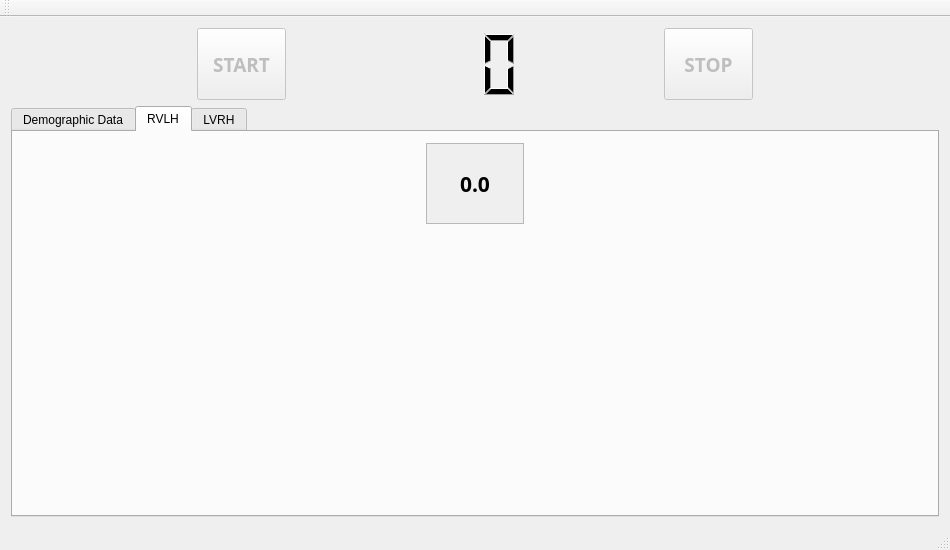
<?xml version="1.0" encoding="UTF-8"?>
<ui version="4.0">
 <class>MainWindow</class>
 <widget class="QMainWindow" name="MainWindow">
  <property name="geometry">
   <rect>
    <x>0</x>
    <y>0</y>
    <width>950</width>
    <height>550</height>
   </rect>
  </property>
  <property name="windowTitle">
   <string>MainWindow</string>
  </property>
  <widget class="QWidget" name="centralWidget">
   <layout class="QGridLayout" name="gridLayout_5">
    <item row="0" column="0">
     <layout class="QGridLayout" name="gridLayout_4">
      <item row="0" column="1">
       <widget class="QPushButton" name="start">
        <property name="enabled">
         <bool>false</bool>
        </property>
        <property name="sizePolicy">
         <sizepolicy hsizetype="Minimum" vsizetype="Expanding">
          <horstretch>1</horstretch>
          <verstretch>1</verstretch>
         </sizepolicy>
        </property>
        <property name="font">
         <font>
          <family>Copperplate Gothic Light</family>
          <pointsize>14</pointsize>
          <weight>75</weight>
          <bold>true</bold>
         </font>
        </property>
        <property name="cursor">
         <cursorShape>PointingHandCursor</cursorShape>
        </property>
        <property name="autoFillBackground">
         <bool>true</bool>
        </property>
        <property name="text">
         <string>START</string>
        </property>
       </widget>
      </item>
      <item row="0" column="2">
       <widget class="QLCDNumber" name="timer">
        <property name="sizePolicy">
         <sizepolicy hsizetype="Minimum" vsizetype="Expanding">
          <horstretch>3</horstretch>
          <verstretch>1</verstretch>
         </sizepolicy>
        </property>
        <property name="autoFillBackground">
         <bool>true</bool>
        </property>
        <property name="frameShape">
         <enum>QFrame::NoFrame</enum>
        </property>
       </widget>
      </item>
      <item row="0" column="0">
       <widget class="QWidget" name="widget_10" native="true">
        <property name="sizePolicy">
         <sizepolicy hsizetype="Preferred" vsizetype="Expanding">
          <horstretch>2</horstretch>
          <verstretch>1</verstretch>
         </sizepolicy>
        </property>
        <property name="autoFillBackground">
         <bool>true</bool>
        </property>
        <layout class="QVBoxLayout" name="verticalLayout">
         <item>
          <widget class="QLabel" name="gender_age">
           <property name="sizePolicy">
            <sizepolicy hsizetype="Expanding" vsizetype="Expanding">
             <horstretch>1</horstretch>
             <verstretch>1</verstretch>
            </sizepolicy>
           </property>
           <property name="font">
            <font>
             <family>Copperplate Gothic Bold</family>
             <pointsize>12</pointsize>
            </font>
           </property>
           <property name="autoFillBackground">
            <bool>true</bool>
           </property>
           <property name="text">
            <string/>
           </property>
           <property name="wordWrap">
            <bool>true</bool>
           </property>
          </widget>
         </item>
         <item>
          <widget class="QLabel" name="dominance">
           <property name="sizePolicy">
            <sizepolicy hsizetype="Expanding" vsizetype="Expanding">
             <horstretch>1</horstretch>
             <verstretch>1</verstretch>
            </sizepolicy>
           </property>
           <property name="font">
            <font>
             <family>Copperplate Gothic Bold</family>
             <pointsize>12</pointsize>
            </font>
           </property>
           <property name="text">
            <string/>
           </property>
           <property name="wordWrap">
            <bool>true</bool>
           </property>
          </widget>
         </item>
        </layout>
       </widget>
      </item>
      <item row="0" column="4">
       <widget class="QPushButton" name="stop">
        <property name="enabled">
         <bool>false</bool>
        </property>
        <property name="sizePolicy">
         <sizepolicy hsizetype="Expanding" vsizetype="Expanding">
          <horstretch>1</horstretch>
          <verstretch>1</verstretch>
         </sizepolicy>
        </property>
        <property name="font">
         <font>
          <family>Copperplate Gothic Light</family>
          <pointsize>14</pointsize>
          <weight>75</weight>
          <bold>true</bold>
         </font>
        </property>
        <property name="cursor">
         <cursorShape>PointingHandCursor</cursorShape>
        </property>
        <property name="autoFillBackground">
         <bool>true</bool>
        </property>
        <property name="text">
         <string>STOP</string>
        </property>
       </widget>
      </item>
      <item row="0" column="5">
       <widget class="QWidget" name="widget_11" native="true">
        <property name="sizePolicy">
         <sizepolicy hsizetype="Preferred" vsizetype="Preferred">
          <horstretch>2</horstretch>
          <verstretch>1</verstretch>
         </sizepolicy>
        </property>
        <property name="autoFillBackground">
         <bool>true</bool>
        </property>
        <layout class="QVBoxLayout" name="verticalLayout_3">
         <item>
          <widget class="QLabel" name="majorDisplay">
           <property name="font">
            <font>
             <family>Copperplate Gothic Bold</family>
             <pointsize>12</pointsize>
            </font>
           </property>
           <property name="text">
            <string/>
           </property>
           <property name="alignment">
            <set>Qt::AlignRight|Qt::AlignTrailing|Qt::AlignVCenter</set>
           </property>
           <property name="wordWrap">
            <bool>true</bool>
           </property>
          </widget>
         </item>
        </layout>
       </widget>
      </item>
      <item row="0" column="3">
       <widget class="QWidget" name="widget_12" native="true">
        <property name="sizePolicy">
         <sizepolicy hsizetype="Expanding" vsizetype="Expanding">
          <horstretch>1</horstretch>
          <verstretch>0</verstretch>
         </sizepolicy>
        </property>
       </widget>
      </item>
      <item row="1" column="0" colspan="6">
       <widget class="QTabWidget" name="main_tab">
        <property name="sizePolicy">
         <sizepolicy hsizetype="Expanding" vsizetype="Expanding">
          <horstretch>0</horstretch>
          <verstretch>7</verstretch>
         </sizepolicy>
        </property>
        <property name="autoFillBackground">
         <bool>true</bool>
        </property>
        <property name="currentIndex">
         <number>1</number>
        </property>
        <widget class="QWidget" name="demoData" native="true">
         <attribute name="title">
          <string>Demographic Data</string>
         </attribute>
         <layout class="QVBoxLayout" name="verticalLayout_2">
          <item>
           <layout class="QFormLayout" name="formLayout">
            <property name="fieldGrowthPolicy">
             <enum>QFormLayout::ExpandingFieldsGrow</enum>
            </property>
            <item row="0" column="0">
             <widget class="QLabel" name="label">
              <property name="sizePolicy">
               <sizepolicy hsizetype="Expanding" vsizetype="Expanding">
                <horstretch>3</horstretch>
                <verstretch>1</verstretch>
               </sizepolicy>
              </property>
              <property name="font">
               <font>
                <family>Copperplate Gothic Light</family>
                <pointsize>16</pointsize>
                <weight>50</weight>
                <italic>true</italic>
                <bold>false</bold>
               </font>
              </property>
              <property name="autoFillBackground">
               <bool>false</bool>
              </property>
              <property name="text">
               <string>Major</string>
              </property>
             </widget>
            </item>
            <item row="0" column="1">
             <widget class="QLineEdit" name="major">
              <property name="sizePolicy">
               <sizepolicy hsizetype="Expanding" vsizetype="Fixed">
                <horstretch>2</horstretch>
                <verstretch>1</verstretch>
               </sizepolicy>
              </property>
              <property name="font">
               <font>
                <family>Copperplate Gothic Light</family>
                <pointsize>14</pointsize>
                <italic>true</italic>
               </font>
              </property>
              <property name="autoFillBackground">
               <bool>true</bool>
              </property>
             </widget>
            </item>
            <item row="1" column="0">
             <widget class="QLabel" name="label_2">
              <property name="sizePolicy">
               <sizepolicy hsizetype="Expanding" vsizetype="Expanding">
                <horstretch>1</horstretch>
                <verstretch>1</verstretch>
               </sizepolicy>
              </property>
              <property name="font">
               <font>
                <family>Copperplate Gothic Light</family>
                <pointsize>16</pointsize>
                <weight>50</weight>
                <italic>true</italic>
                <bold>false</bold>
               </font>
              </property>
              <property name="autoFillBackground">
               <bool>false</bool>
              </property>
              <property name="text">
               <string>Gender</string>
              </property>
             </widget>
            </item>
            <item row="1" column="1">
             <widget class="QComboBox" name="gender">
              <property name="sizePolicy">
               <sizepolicy hsizetype="Expanding" vsizetype="Fixed">
                <horstretch>1</horstretch>
                <verstretch>1</verstretch>
               </sizepolicy>
              </property>
              <property name="font">
               <font>
                <family>Copperplate Gothic Light</family>
                <pointsize>14</pointsize>
                <italic>true</italic>
               </font>
              </property>
              <property name="autoFillBackground">
               <bool>true</bool>
              </property>
              <property name="insertPolicy">
               <enum>QComboBox::InsertAlphabetically</enum>
              </property>
             </widget>
            </item>
            <item row="2" column="0">
             <widget class="QLabel" name="label_3">
              <property name="sizePolicy">
               <sizepolicy hsizetype="Expanding" vsizetype="Expanding">
                <horstretch>1</horstretch>
                <verstretch>1</verstretch>
               </sizepolicy>
              </property>
              <property name="font">
               <font>
                <family>Copperplate Gothic Light</family>
                <pointsize>16</pointsize>
                <weight>50</weight>
                <italic>true</italic>
                <bold>false</bold>
               </font>
              </property>
              <property name="autoFillBackground">
               <bool>false</bool>
              </property>
              <property name="text">
               <string>Age</string>
              </property>
             </widget>
            </item>
            <item row="2" column="1">
             <widget class="QLineEdit" name="age">
              <property name="font">
               <font>
                <family>Copperplate Gothic Light</family>
                <pointsize>14</pointsize>
                <italic>true</italic>
               </font>
              </property>
              <property name="autoFillBackground">
               <bool>true</bool>
              </property>
             </widget>
            </item>
            <item row="3" column="0">
             <widget class="QLabel" name="label_4">
              <property name="sizePolicy">
               <sizepolicy hsizetype="Expanding" vsizetype="Fixed">
                <horstretch>1</horstretch>
                <verstretch>1</verstretch>
               </sizepolicy>
              </property>
              <property name="font">
               <font>
                <family>Copperplate Gothic Light</family>
                <pointsize>16</pointsize>
                <weight>50</weight>
                <italic>true</italic>
                <bold>false</bold>
               </font>
              </property>
              <property name="autoFillBackground">
               <bool>false</bool>
              </property>
              <property name="text">
               <string>Dominant Hand</string>
              </property>
             </widget>
            </item>
            <item row="3" column="1">
             <widget class="QComboBox" name="hand">
              <property name="sizePolicy">
               <sizepolicy hsizetype="Expanding" vsizetype="Fixed">
                <horstretch>0</horstretch>
                <verstretch>0</verstretch>
               </sizepolicy>
              </property>
              <property name="font">
               <font>
                <family>Copperplate Gothic Light</family>
                <pointsize>14</pointsize>
                <italic>true</italic>
               </font>
              </property>
              <property name="autoFillBackground">
               <bool>true</bool>
              </property>
             </widget>
            </item>
            <item row="4" column="1">
             <widget class="QDialogButtonBox" name="buttonBox">
              <property name="sizePolicy">
               <sizepolicy hsizetype="Expanding" vsizetype="Fixed">
                <horstretch>2</horstretch>
                <verstretch>0</verstretch>
               </sizepolicy>
              </property>
              <property name="autoFillBackground">
               <bool>false</bool>
              </property>
              <property name="standardButtons">
               <set>QDialogButtonBox::Cancel|QDialogButtonBox::Ok</set>
              </property>
              <property name="centerButtons">
               <bool>true</bool>
              </property>
             </widget>
            </item>
           </layout>
          </item>
         </layout>
        </widget>
        <widget class="QWidget" name="rvlh" native="true">
         <attribute name="title">
          <string>RVLH</string>
         </attribute>
         <layout class="QGridLayout" name="gridLayout_3">
          <item row="0" column="0">
           <layout class="QGridLayout" name="gridLayout_2">
            <item row="1" column="0">
             <widget class="QCustomPlot" name="rvlh_left_circle" native="true">
              <property name="sizePolicy">
               <sizepolicy hsizetype="Preferred" vsizetype="Preferred">
                <horstretch>0</horstretch>
                <verstretch>7</verstretch>
               </sizepolicy>
              </property>
             </widget>
            </item>
            <item row="1" column="2">
             <widget class="QCustomPlot" name="rvlh_right_circle" native="true">
              <property name="sizePolicy">
               <sizepolicy hsizetype="Preferred" vsizetype="Preferred">
                <horstretch>0</horstretch>
                <verstretch>7</verstretch>
               </sizepolicy>
              </property>
             </widget>
            </item>
            <item row="2" column="0">
             <widget class="QCustomPlot" name="rvlh_left_ping" native="true">
              <property name="sizePolicy">
               <sizepolicy hsizetype="Preferred" vsizetype="Preferred">
                <horstretch>0</horstretch>
                <verstretch>1</verstretch>
               </sizepolicy>
              </property>
             </widget>
            </item>
            <item row="0" column="2">
             <widget class="QCustomPlot" name="rvlh_right_xy" native="true">
              <property name="sizePolicy">
               <sizepolicy hsizetype="Expanding" vsizetype="Expanding">
                <horstretch>4</horstretch>
                <verstretch>3</verstretch>
               </sizepolicy>
              </property>
             </widget>
            </item>
            <item row="0" column="0">
             <widget class="QCustomPlot" name="rvlh_left_xy" native="true">
              <property name="sizePolicy">
               <sizepolicy hsizetype="Expanding" vsizetype="Expanding">
                <horstretch>4</horstretch>
                <verstretch>3</verstretch>
               </sizepolicy>
              </property>
             </widget>
            </item>
            <item row="2" column="2">
             <widget class="QCustomPlot" name="rvlh_right_ping" native="true">
              <property name="sizePolicy">
               <sizepolicy hsizetype="Preferred" vsizetype="Preferred">
                <horstretch>0</horstretch>
                <verstretch>1</verstretch>
               </sizepolicy>
              </property>
             </widget>
            </item>
            <item row="0" column="1">
             <widget class="QLabel" name="rvlh_current_score">
              <property name="sizePolicy">
               <sizepolicy hsizetype="Expanding" vsizetype="Expanding">
                <horstretch>1</horstretch>
                <verstretch>3</verstretch>
               </sizepolicy>
              </property>
              <property name="font">
               <font>
                <family>Copperplate Gothic Bold</family>
                <pointsize>16</pointsize>
                <weight>75</weight>
                <bold>true</bold>
               </font>
              </property>
              <property name="autoFillBackground">
               <bool>true</bool>
              </property>
              <property name="frameShape">
               <enum>QFrame::StyledPanel</enum>
              </property>
              <property name="text">
               <string>0.0</string>
              </property>
              <property name="alignment">
               <set>Qt::AlignCenter</set>
              </property>
             </widget>
            </item>
            <item row="1" column="1" rowspan="2">
             <widget class="QCustomPlot" name="rvlh_score_bar" native="true">
              <property name="sizePolicy">
               <sizepolicy hsizetype="Preferred" vsizetype="Preferred">
                <horstretch>1</horstretch>
                <verstretch>3</verstretch>
               </sizepolicy>
              </property>
             </widget>
            </item>
           </layout>
          </item>
         </layout>
        </widget>
        <widget class="QWidget" name="lvrh" native="true">
         <attribute name="title">
          <string>LVRH</string>
         </attribute>
         <layout class="QGridLayout" name="gridLayout_7">
          <item row="0" column="0">
           <layout class="QGridLayout" name="gridLayout_6">
            <item row="1" column="3">
             <widget class="QCustomPlot" name="lvrh_right_circle" native="true">
              <property name="sizePolicy">
               <sizepolicy hsizetype="Preferred" vsizetype="Preferred">
                <horstretch>0</horstretch>
                <verstretch>7</verstretch>
               </sizepolicy>
              </property>
             </widget>
            </item>
            <item row="2" column="3">
             <widget class="QCustomPlot" name="lvrh_right_ping" native="true">
              <property name="sizePolicy">
               <sizepolicy hsizetype="Preferred" vsizetype="Preferred">
                <horstretch>0</horstretch>
                <verstretch>1</verstretch>
               </sizepolicy>
              </property>
             </widget>
            </item>
            <item row="1" column="1">
             <widget class="QCustomPlot" name="lvrh_left_circle" native="true">
              <property name="sizePolicy">
               <sizepolicy hsizetype="Preferred" vsizetype="Preferred">
                <horstretch>0</horstretch>
                <verstretch>7</verstretch>
               </sizepolicy>
              </property>
             </widget>
            </item>
            <item row="0" column="1">
             <widget class="QCustomPlot" name="lvrh_left_xy" native="true">
              <property name="sizePolicy">
               <sizepolicy hsizetype="Expanding" vsizetype="Expanding">
                <horstretch>4</horstretch>
                <verstretch>3</verstretch>
               </sizepolicy>
              </property>
             </widget>
            </item>
            <item row="0" column="3">
             <widget class="QCustomPlot" name="lvrh_right_xy" native="true">
              <property name="sizePolicy">
               <sizepolicy hsizetype="Expanding" vsizetype="Expanding">
                <horstretch>4</horstretch>
                <verstretch>3</verstretch>
               </sizepolicy>
              </property>
             </widget>
            </item>
            <item row="0" column="2">
             <widget class="QLabel" name="lvrh_current_score">
              <property name="sizePolicy">
               <sizepolicy hsizetype="Expanding" vsizetype="Expanding">
                <horstretch>1</horstretch>
                <verstretch>3</verstretch>
               </sizepolicy>
              </property>
              <property name="font">
               <font>
                <family>Copperplate Gothic Bold</family>
                <pointsize>16</pointsize>
                <weight>75</weight>
                <bold>true</bold>
               </font>
              </property>
              <property name="autoFillBackground">
               <bool>true</bool>
              </property>
              <property name="frameShape">
               <enum>QFrame::StyledPanel</enum>
              </property>
              <property name="text">
               <string>0.0</string>
              </property>
              <property name="alignment">
               <set>Qt::AlignCenter</set>
              </property>
             </widget>
            </item>
            <item row="2" column="1">
             <widget class="QCustomPlot" name="lvrh_left_ping" native="true">
              <property name="sizePolicy">
               <sizepolicy hsizetype="Preferred" vsizetype="Preferred">
                <horstretch>0</horstretch>
                <verstretch>1</verstretch>
               </sizepolicy>
              </property>
             </widget>
            </item>
            <item row="1" column="2" rowspan="2">
             <widget class="QCustomPlot" name="lvrh_score_bar" native="true">
              <property name="sizePolicy">
               <sizepolicy hsizetype="Preferred" vsizetype="Preferred">
                <horstretch>1</horstretch>
                <verstretch>3</verstretch>
               </sizepolicy>
              </property>
             </widget>
            </item>
           </layout>
          </item>
         </layout>
        </widget>
       </widget>
      </item>
     </layout>
    </item>
   </layout>
  </widget>
  <widget class="QMenuBar" name="menuBar">
   <property name="geometry">
    <rect>
     <x>0</x>
     <y>0</y>
     <width>950</width>
     <height>21</height>
    </rect>
   </property>
  </widget>
  <widget class="QToolBar" name="mainToolBar">
   <attribute name="toolBarArea">
    <enum>TopToolBarArea</enum>
   </attribute>
   <attribute name="toolBarBreak">
    <bool>false</bool>
   </attribute>
  </widget>
  <widget class="QStatusBar" name="statusBar"/>
 </widget>
 <layoutdefault spacing="6" margin="11"/>
 <customwidgets>
  <customwidget>
   <class>QCustomPlot</class>
   <extends>QWidget</extends>
   <header>../../qcustomplot.h</header>
   <container>1</container>
  </customwidget>
 </customwidgets>
 <tabstops>
  <tabstop>buttonBox</tabstop>
  <tabstop>major</tabstop>
  <tabstop>gender</tabstop>
  <tabstop>age</tabstop>
  <tabstop>hand</tabstop>
 </tabstops>
 <resources/>
 <connections/>
</ui>
